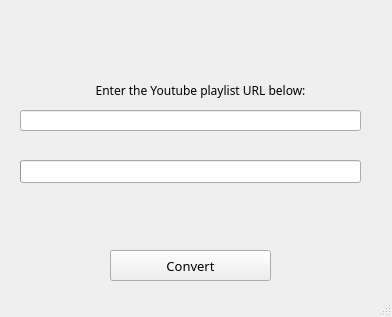
<?xml version="1.0" encoding="UTF-8"?>
<ui version="4.0">
 <class>MainWindow</class>
 <widget class="QMainWindow" name="MainWindow">
  <property name="geometry">
   <rect>
    <x>0</x>
    <y>0</y>
    <width>392</width>
    <height>317</height>
   </rect>
  </property>
  <property name="windowTitle">
   <string>MainWindow</string>
  </property>
  <widget class="QWidget" name="centralwidget">
   <widget class="QPushButton" name="convertButton">
    <property name="geometry">
     <rect>
      <x>110</x>
      <y>250</y>
      <width>161</width>
      <height>31</height>
     </rect>
    </property>
    <property name="font">
     <font>
      <family>Century Gothic</family>
      <pointsize>10</pointsize>
     </font>
    </property>
    <property name="text">
     <string>Convert</string>
    </property>
   </widget>
   <widget class="QLabel" name="mainLabel">
    <property name="enabled">
     <bool>true</bool>
    </property>
    <property name="geometry">
     <rect>
      <x>40</x>
      <y>-10</y>
      <width>311</width>
      <height>121</height>
     </rect>
    </property>
    <property name="font">
     <font>
      <family>Century Gothic</family>
      <pointsize>12</pointsize>
      <weight>75</weight>
      <bold>true</bold>
     </font>
    </property>
    <property name="cursor">
     <cursorShape>ArrowCursor</cursorShape>
    </property>
    <property name="styleSheet">
     <string notr="true">background-image: url(:/newPrefix/logo.png);</string>
    </property>
    <property name="text">
     <string/>
    </property>
    <property name="textFormat">
     <enum>Qt::AutoText</enum>
    </property>
    <property name="pixmap">
     <pixmap resource="assets/img/label.qrc">:/newPrefix/logo.png</pixmap>
    </property>
    <property name="scaledContents">
     <bool>true</bool>
    </property>
   </widget>
   <widget class="QProgressBar" name="progressBar">
    <property name="enabled">
     <bool>true</bool>
    </property>
    <property name="geometry">
     <rect>
      <x>20</x>
      <y>160</y>
      <width>341</width>
      <height>23</height>
     </rect>
    </property>
    <property name="sizePolicy">
     <sizepolicy hsizetype="Expanding" vsizetype="Fixed">
      <horstretch>0</horstretch>
      <verstretch>0</verstretch>
     </sizepolicy>
    </property>
    <property name="acceptDrops">
     <bool>false</bool>
    </property>
    <property name="autoFillBackground">
     <bool>false</bool>
    </property>
    <property name="value">
     <number>0</number>
    </property>
    <property name="textVisible">
     <bool>false</bool>
    </property>
    <property name="orientation">
     <enum>Qt::Horizontal</enum>
    </property>
    <property name="invertedAppearance">
     <bool>false</bool>
    </property>
    <property name="textDirection">
     <enum>QProgressBar::TopToBottom</enum>
    </property>
   </widget>
   <widget class="QLabel" name="urlPrompt">
    <property name="enabled">
     <bool>true</bool>
    </property>
    <property name="geometry">
     <rect>
      <x>90</x>
      <y>60</y>
      <width>221</width>
      <height>61</height>
     </rect>
    </property>
    <property name="font">
     <font>
      <family>Century Gothic</family>
      <pointsize>9</pointsize>
      <weight>50</weight>
      <bold>false</bold>
     </font>
    </property>
    <property name="cursor">
     <cursorShape>ArrowCursor</cursorShape>
    </property>
    <property name="autoFillBackground">
     <bool>false</bool>
    </property>
    <property name="text">
     <string>Enter the Youtube playlist URL below:</string>
    </property>
    <property name="textFormat">
     <enum>Qt::AutoText</enum>
    </property>
    <property name="scaledContents">
     <bool>false</bool>
    </property>
    <property name="alignment">
     <set>Qt::AlignCenter</set>
    </property>
   </widget>
   <widget class="QLabel" name="statusText">
    <property name="enabled">
     <bool>true</bool>
    </property>
    <property name="geometry">
     <rect>
      <x>20</x>
      <y>180</y>
      <width>341</width>
      <height>61</height>
     </rect>
    </property>
    <property name="font">
     <font>
      <family>Century Gothic</family>
      <pointsize>9</pointsize>
      <weight>50</weight>
      <bold>false</bold>
     </font>
    </property>
    <property name="cursor">
     <cursorShape>ArrowCursor</cursorShape>
    </property>
    <property name="autoFillBackground">
     <bool>false</bool>
    </property>
    <property name="text">
     <string/>
    </property>
    <property name="textFormat">
     <enum>Qt::AutoText</enum>
    </property>
    <property name="scaledContents">
     <bool>false</bool>
    </property>
    <property name="alignment">
     <set>Qt::AlignCenter</set>
    </property>
   </widget>
   <widget class="QLineEdit" name="urlLabel">
    <property name="geometry">
     <rect>
      <x>20</x>
      <y>110</y>
      <width>341</width>
      <height>21</height>
     </rect>
    </property>
   </widget>
  </widget>
  <widget class="QStatusBar" name="statusbar"/>
 </widget>
 <resources>
  <include location="assets/img/label.qrc"/>
 </resources>
 <connections/>
</ui>
